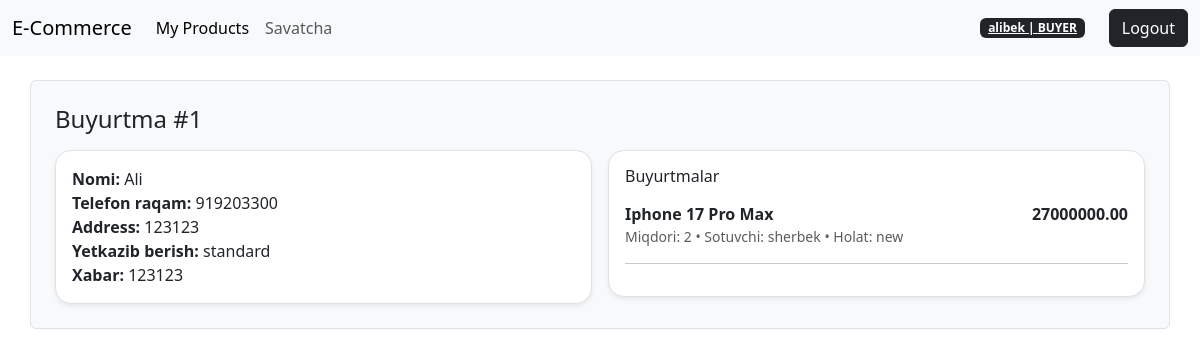
Before: /my-orders/1/ (signed in) with the older database file.
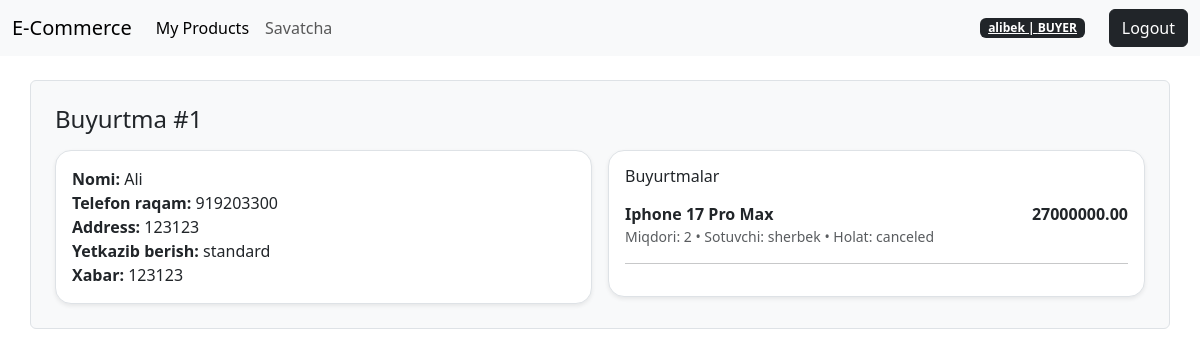
After: the same page with the newer database file.
### orders/models.py (models this page shows, shortened)
class OrderItem(models.Model):
    STATUS_NEW = "new"  # yangi buyurtma
    STATUS_PROCESSING = "processing"  # tayyorlanmoqda
    STATUS_DELIVERED = "delivered"  # yetkazildi
    STATUS_CANCELED = "canceled"  # bekor qilindi
    STATUS_CHOICES = [
        (STATUS_NEW, "New"),
        (STATUS_PROCESSING, "Processing"),
        (STATUS_DELIVERED, "Delivered"),
        (STATUS_CANCELED, "Canceled"),
    ]
    order = models.ForeignKey(
        Order, on_delete=models.CASCADE, related_name="items")
    status = models.CharField(max_length=20, choices=STATUS_CHOICES, default=STATUS_NEW)  # order holati
    product = models.ForeignKey(Product,
       on_delete=models.PROTECT,  # order bo‘lsa product o‘chib ketmasin (tarix saqlansin)
       related_name="order_items")
    seller = models.ForeignKey(  # buyurtma qaysi sotuvchiga borishini ajratish uchun
        settings.AUTH_USER_MODEL,
        on_delete=models.PROTECT,
        related_name="sold_items")
    qty = models.PositiveIntegerField(default=1)  # soni
    unit_price = models.DecimalField(max_digits=12, decimal_places=2, default=Decimal("0.00"))  # bitta narx

### catalog/models.py (models this page shows, shortened)
class Product(models.Model):
    seller = models.ForeignKey(
       settings.AUTH_USER_MODEL,
       on_delete=models.CASCADE,
       related_name="products"
    )
    category = models.ForeignKey(
       Category,
        on_delete=models.SET_NULL,
        null=True,
        blank=True,
        related_name="products"
    )
    name = models.CharField(max_length=200)
    slug = models.SlugField(max_length=220, unique=True)
    price = models.DecimalField(max_digits=12, decimal_places=2)
    short_description = models.CharField(max_length=255, blank=True)
    description = models.TextField()
    stock = models.PositiveIntegerField(default=0)
    is_active = models.BooleanField(default=True)
    main_image = models.ImageField(upload_to="products/main/", blank=True, null=True)
    created_at = models.DateTimeField(auto_now_add=True)

### accounts/models.py (models this page shows, shortened)
class User(AbstractUser):
      class Role(models.TextChoices):
         BUYER = "BUYER", "Buyer"
         SELLER = "SELLER", "Seller"
      role = models.CharField(
         max_length=10,
         choices=Role.choices,
         default=Role.BUYER
      )
      image = models.ImageField(upload_to="avatars/", blank=True, null=True)
      phone = models.CharField(max_length=30, blank=True, null=True, help_text="+998919998877")
      address = models.CharField(max_length=255, blank=True, null=True)

### orders/views.py (the view)
# urls.py: path("my-orders/<int:pk>/", views.OrderDetailView.as_view(), name="order_detail"),  # detail
class OrderDetailView(LoginRequiredMixin, DetailView):
    model = Order
    template_name = "orders/order_detail.html"
    context_object_name = "order"
    def get_queryset(self):
        return Order.objects.filter(user=self.request.user)  # boshqa user orderini ocholmaydi

### templates/orders/order_detail.html (shortened to what this page needs)
{% extends "base.html" %}
{% block content %}
<h1 class="h4 mb-3">Buyurtma #{{ order.id }}</h1>
<div class="row g-3">
<div class="col-lg-6">
  <div class="card shadow-sm border rounded-4">
    <div class="card-body">
      <div><strong>Nomi:</strong> {{ order.full_name }}</div>
      <div><strong>Telefon raqam:</strong> {{ order.phone }}</div>
      <div><strong>Address:</strong> {{ order.address }}</div>
      <div><strong>Yetkazib berish:</strong> {{ order.delivery_method }}</div>
      {% if order.note %}<div><strong>Xabar:</strong> {{ order.note }}</div>{% endif %}</div></div></div>
<div class="col-lg-6">
  <div class="card shadow-sm border rounded-4">
    <div class="card-body">
      <h2 class="h6 mb-3">Buyurtmalar</h2>
      {% for item in order.items.all %}
        <div class="d-flex justify-content-between"><div>
            <div class="fw-semibold">{{ item.product.name }}</div>
            <div class="text-muted small">Miqdori: {{ item.qty }} • Sotuvchi: {{ item.seller.username }} • Holat: {{ item.status }}</div></div>
          <div class="fw-semibold">{{ item.unit_price }}</div></div><hr>
      {% endfor %}
    </div></div> </div></div>
{% endblock %}

Changed rows visible on the page:
changed OrderItem "Iphone 17 Pro Max": status "new" → "canceled"
